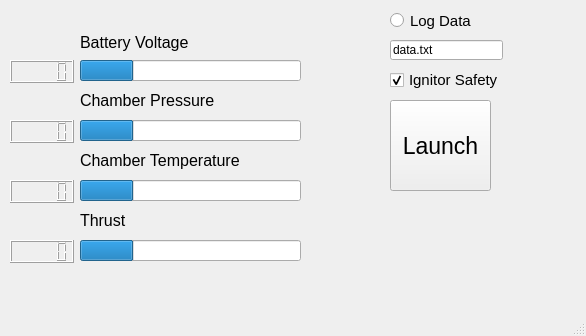
<?xml version="1.0" encoding="UTF-8"?>
<ui version="4.0">
 <class>MainWindow</class>
 <widget class="QMainWindow" name="MainWindow">
  <property name="geometry">
   <rect>
    <x>0</x>
    <y>0</y>
    <width>586</width>
    <height>336</height>
   </rect>
  </property>
  <property name="windowTitle">
   <string>MainWindow</string>
  </property>
  <widget class="QWidget" name="centralwidget">
   <widget class="QProgressBar" name="progressBar">
    <property name="geometry">
     <rect>
      <x>80</x>
      <y>60</y>
      <width>221</width>
      <height>21</height>
     </rect>
    </property>
    <property name="acceptDrops">
     <bool>false</bool>
    </property>
    <property name="autoFillBackground">
     <bool>false</bool>
    </property>
    <property name="styleSheet">
     <string notr="true">selection-color: rgb(170, 0, 0);</string>
    </property>
    <property name="value">
     <number>24</number>
    </property>
    <property name="textVisible">
     <bool>false</bool>
    </property>
    <property name="orientation">
     <enum>Qt::Horizontal</enum>
    </property>
    <property name="invertedAppearance">
     <bool>false</bool>
    </property>
    <property name="format">
     <string>%p%</string>
    </property>
   </widget>
   <widget class="QProgressBar" name="progressBar_2">
    <property name="geometry">
     <rect>
      <x>80</x>
      <y>120</y>
      <width>221</width>
      <height>21</height>
     </rect>
    </property>
    <property name="value">
     <number>24</number>
    </property>
    <property name="textVisible">
     <bool>false</bool>
    </property>
   </widget>
   <widget class="QProgressBar" name="progressBar_3">
    <property name="geometry">
     <rect>
      <x>80</x>
      <y>180</y>
      <width>221</width>
      <height>21</height>
     </rect>
    </property>
    <property name="value">
     <number>24</number>
    </property>
    <property name="textVisible">
     <bool>false</bool>
    </property>
   </widget>
   <widget class="QProgressBar" name="progressBar_4">
    <property name="geometry">
     <rect>
      <x>80</x>
      <y>240</y>
      <width>221</width>
      <height>21</height>
     </rect>
    </property>
    <property name="value">
     <number>24</number>
    </property>
    <property name="textVisible">
     <bool>false</bool>
    </property>
   </widget>
   <widget class="QPushButton" name="pushButton">
    <property name="geometry">
     <rect>
      <x>390</x>
      <y>100</y>
      <width>101</width>
      <height>91</height>
     </rect>
    </property>
    <property name="font">
     <font>
      <pointsize>17</pointsize>
     </font>
    </property>
    <property name="text">
     <string>Launch</string>
    </property>
   </widget>
   <widget class="QCheckBox" name="checkBox">
    <property name="geometry">
     <rect>
      <x>390</x>
      <y>70</y>
      <width>111</width>
      <height>20</height>
     </rect>
    </property>
    <property name="font">
     <font>
      <pointsize>11</pointsize>
     </font>
    </property>
    <property name="text">
     <string>Ignitor Safety</string>
    </property>
    <property name="checked">
     <bool>true</bool>
    </property>
   </widget>
   <widget class="QRadioButton" name="radioButton">
    <property name="geometry">
     <rect>
      <x>390</x>
      <y>10</y>
      <width>91</width>
      <height>21</height>
     </rect>
    </property>
    <property name="font">
     <font>
      <pointsize>11</pointsize>
     </font>
    </property>
    <property name="text">
     <string>Log Data</string>
    </property>
   </widget>
   <widget class="QLineEdit" name="lineEdit">
    <property name="geometry">
     <rect>
      <x>390</x>
      <y>40</y>
      <width>113</width>
      <height>20</height>
     </rect>
    </property>
    <property name="text">
     <string>data.txt</string>
    </property>
   </widget>
   <widget class="QLCDNumber" name="lcdNumber">
    <property name="geometry">
     <rect>
      <x>10</x>
      <y>60</y>
      <width>64</width>
      <height>23</height>
     </rect>
    </property>
   </widget>
   <widget class="QLCDNumber" name="lcdNumber_2">
    <property name="geometry">
     <rect>
      <x>10</x>
      <y>120</y>
      <width>64</width>
      <height>23</height>
     </rect>
    </property>
   </widget>
   <widget class="QLCDNumber" name="lcdNumber_3">
    <property name="geometry">
     <rect>
      <x>10</x>
      <y>180</y>
      <width>64</width>
      <height>23</height>
     </rect>
    </property>
   </widget>
   <widget class="QLCDNumber" name="lcdNumber_4">
    <property name="geometry">
     <rect>
      <x>10</x>
      <y>240</y>
      <width>64</width>
      <height>23</height>
     </rect>
    </property>
   </widget>
   <widget class="QLabel" name="label">
    <property name="geometry">
     <rect>
      <x>80</x>
      <y>32</y>
      <width>131</width>
      <height>21</height>
     </rect>
    </property>
    <property name="font">
     <font>
      <pointsize>12</pointsize>
     </font>
    </property>
    <property name="text">
     <string>Battery Voltage</string>
    </property>
   </widget>
   <widget class="QLabel" name="label_2">
    <property name="geometry">
     <rect>
      <x>80</x>
      <y>90</y>
      <width>141</width>
      <height>21</height>
     </rect>
    </property>
    <property name="font">
     <font>
      <pointsize>12</pointsize>
     </font>
    </property>
    <property name="text">
     <string>Chamber Pressure</string>
    </property>
   </widget>
   <widget class="QLabel" name="label_3">
    <property name="geometry">
     <rect>
      <x>80</x>
      <y>150</y>
      <width>171</width>
      <height>21</height>
     </rect>
    </property>
    <property name="font">
     <font>
      <pointsize>12</pointsize>
     </font>
    </property>
    <property name="text">
     <string>Chamber Temperature</string>
    </property>
   </widget>
   <widget class="QLabel" name="label_4">
    <property name="geometry">
     <rect>
      <x>80</x>
      <y>210</y>
      <width>131</width>
      <height>21</height>
     </rect>
    </property>
    <property name="font">
     <font>
      <pointsize>12</pointsize>
     </font>
    </property>
    <property name="text">
     <string>Thrust</string>
    </property>
   </widget>
   <widget class="QLabel" name="label_5">
    <property name="geometry">
     <rect>
      <x>340</x>
      <y>200</y>
      <width>181</width>
      <height>91</height>
     </rect>
    </property>
    <property name="text">
     <string/>
    </property>
    <property name="pixmap">
     <pixmap>LOGO-RocketProject-highres-trnsprnt-bckgd.png</pixmap>
    </property>
    <property name="scaledContents">
     <bool>true</bool>
    </property>
   </widget>
  </widget>
  <widget class="QMenuBar" name="menubar">
   <property name="geometry">
    <rect>
     <x>0</x>
     <y>0</y>
     <width>586</width>
     <height>21</height>
    </rect>
   </property>
  </widget>
  <widget class="QStatusBar" name="statusbar"/>
  <action name="actionNew">
   <property name="text">
    <string>New</string>
   </property>
  </action>
  <action name="actionCopy">
   <property name="text">
    <string>Copy</string>
   </property>
  </action>
  <action name="actionPaste">
   <property name="text">
    <string>Paste</string>
   </property>
  </action>
  <action name="actionSave">
   <property name="text">
    <string>Save</string>
   </property>
  </action>
 </widget>
 <resources/>
 <connections/>
</ui>
